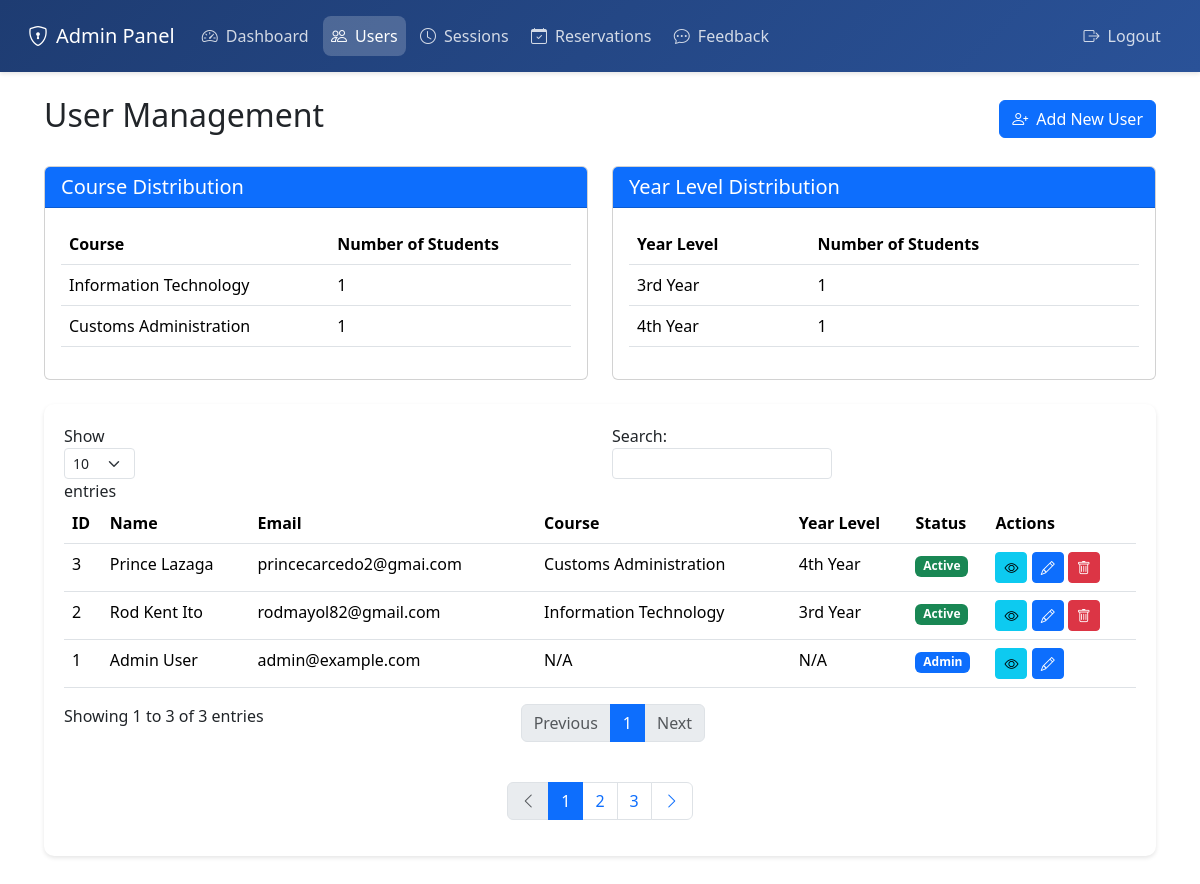
/admin/users (signed in), run on an earlier commit of the app's database.
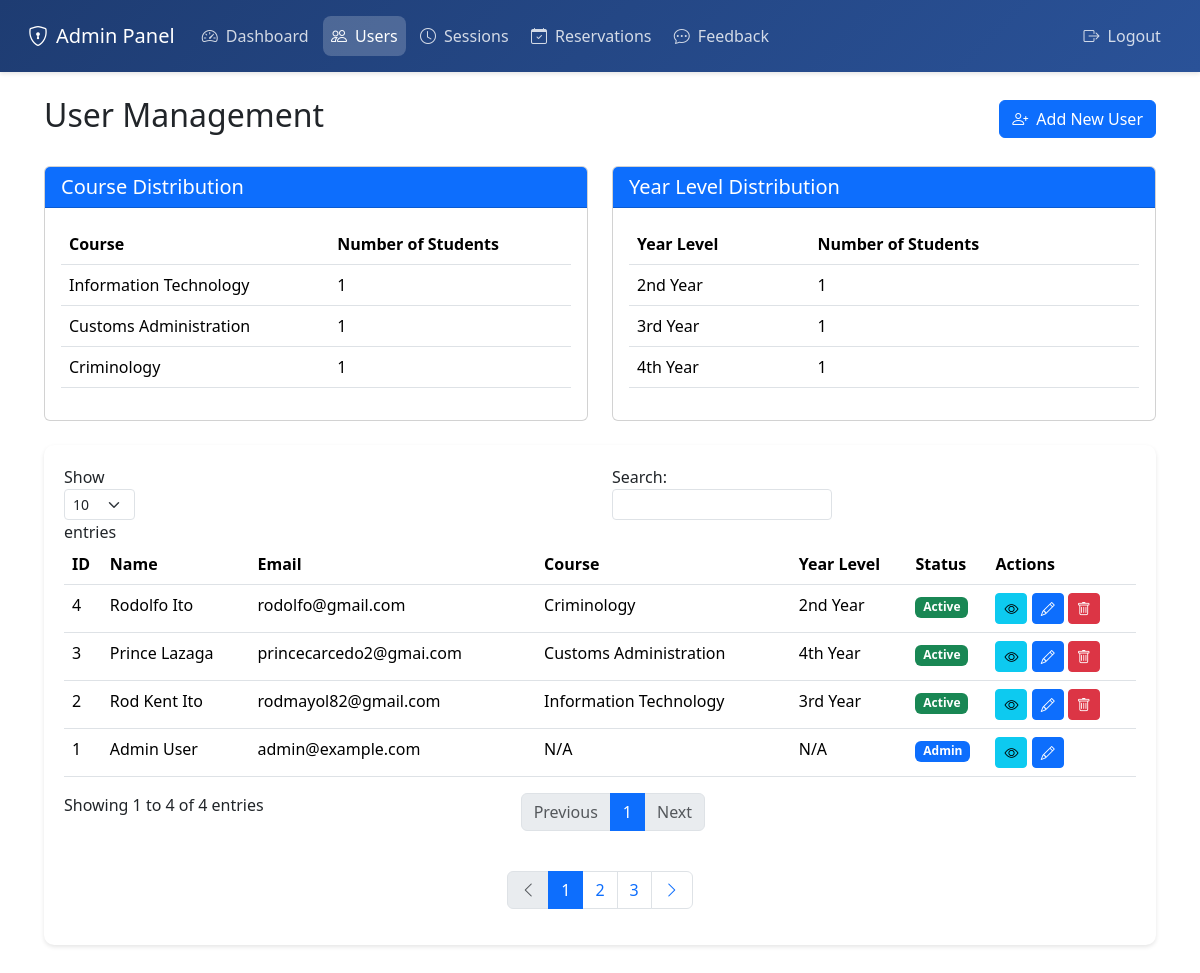
And on a later commit of the database.
### tables this page shows
CREATE TABLE users (
                id INTEGER PRIMARY KEY AUTOINCREMENT,
                username TEXT UNIQUE NOT NULL,
                password TEXT NOT NULL,
                firstname TEXT NOT NULL,
                midname TEXT,
                lastname TEXT NOT NULL,
                email TEXT UNIQUE NOT NULL,
                course TEXT NOT NULL,
                yearlevel TEXT NOT NULL,
                is_admin INTEGER DEFAULT 0,
                profile_pic TEXT
            , remaining_sessions INTEGER DEFAULT 0);

### app.py (the view)
    def decorated_function(*args, **kwargs):
        print("==== ADMIN REQUIRED DECORATOR ====")
        print("Current session:", session)
        print("'admin' in session:", 'admin' in session)
        if 'admin' in session:
            print("session['admin'] value:", session['admin'])
        if 'user' in session:
            print("User in session:", session['user'])
            if 'is_admin' in session['user']:
                print("user['is_admin'] value:", session['user']['is_admin'])
        if "admin" not in session or not session["admin"]:
            print("Admin authentication failed, redirecting to login")
            flash("Please login as admin first.", "error")
            return redirect(url_for("login_page"))
        print("Admin authentication successful")
        return f(*args, **kwargs)

### templates/admin_users.html (shortened to what the changed rows need)
<!DOCTYPE html>
<html lang="en">
<head>
    <link href="https://cdn.jsdelivr.net/npm/bootstrap@5.3.2/dist/css/bootstrap.min.css" rel="stylesheet">
    <link rel="stylesheet" href="https://cdn.jsdelivr.net/npm/bootstrap-icons@1.11.1/font/bootstrap-icons.css">
</head>
<body>
    <div class="main-content">
        <div class="container-fluid">
            <div class="d-flex justify-content-between align-items-center mb-4">
                <h2>User Management</h2>
            </div>
            <div class="row mb-4">
                <div class="col-md-6">
                    <div class="card">
                        <div class="card-body">
                            <div class="table-responsive">
                                <table class="table">
                                    <thead>
                                        <tr>
                                            <th>Course</th>
                                            <th>Number of Students</th>
                                        </tr>
                                    </thead>
                                    <tbody>
                                        {% for stat in course_stats %}
                                        <tr>
                                            <td>{{ stat.course }}</td>
                                            <td>{{ stat.count }}</td>
                                        </tr>
                                        {% endfor %}
                                    </tbody>
                                </table>
                            </div>
                        </div>
                    </div>
                </div>
                <div class="col-md-6">
                    <div class="card">
                        <div class="card-body">
                            <div class="table-responsive">
                                <table class="table">
                                    <thead>
                                        <tr>
                                            <th>Year Level</th>
                                            <th>Number of Students</th>
                                        </tr>
                                    </thead>
                                    <tbody>
                                        {% for stat in year_level_stats %}
                                        <tr>
                                            <td>{{ stat.yearlevel }}</td>
                                            <td>{{ stat.count }}</td>
                                        </tr>
                                        {% endfor %}
                                    </tbody>
                                </table>
                            </div>
                        </div>
                    </div>
                </div>
            </div>
            <div class="user-card">
                <div class="table-responsive">
                    <table class="table table-hover" id="usersTable">
                        <thead>
                            <tr>
                                <th>ID</th>
                                <th>Name</th>
                                <th>Email</th>
                                <th>Course</th>
                                <th>Year Level</th>
                                <th>Status</th>
                                <th>Actions</th>
                            </tr>
                        </thead>
                        <tbody>
                            {% for user in users %}
                            <tr>
                                <td>{{ user.id }}</td>
                                <td>{{ user.firstname }} {{ user.lastname }}</td>
                                <td>{{ user.email }}</td>
                                <td>{{ user.course }}</td>
                                <td>{{ user.yearlevel }}</td>
                                <td>
                                    <span class="badge {% if user.is_admin %}bg-primary{% else %}bg-success{% endif %}">
                                        {% if user.is_admin %}Admin{% else %}Active{% endif %}
                                    </span>
                                </td>
                                <td>
                                    <button class="btn btn-info btn-sm" onclick="viewUserDetails('{{ user.id }}')">
                                        <i class="bi bi-eye"></i>
                                    </button>
                                    <button class="btn btn-primary btn-sm" onclick="editUser('{{ user.id }}')">
                                        <i class="bi bi-pencil"></i>
                                    </button>
                                    {% if not user.is_admin %}
                                    <button class="btn btn-danger btn-sm" onclick="deleteUser('{{ user.id }}')">
                                        <i class="bi bi-trash"></i>
                                    </button>
                                    {% endif %}
                                </td>
                            </tr>
                            {% endfor %}
                        </tbody>
                    </table>
                </div>
                <nav class="mt-4">
                    <ul class="pagination justify-content-center">
                    </ul>
                </nav>
            </div>
        </div>
    </div>
</body>
</html>

What changed in the data, as far as the page shows it:
added users: id "4", firstname "Rodolfo", lastname "Ito", email "rodolfo@gmail.com", course "Criminology", yearlevel "2nd Year", is_admin "Active"
Also different on the page:
text written by a page script: "Show entries Search: Showing 1 to 3 of 3 entries Previous 1 Next" → "Show entries Search: Showing 1 to 4 of 4 entries Previous 1 Next"
new list line: "Criminology 1"
new list line: "2nd Year 1"
